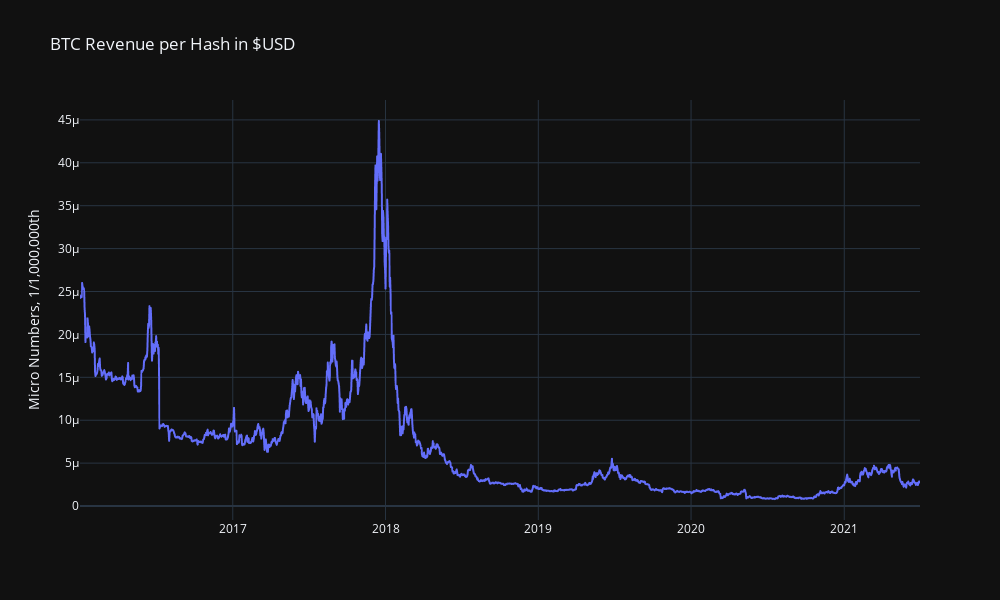

The notebook cell this image was saved under:
### Markdown cell above
## BTC Revenue per Hash plot

### Code cell
# Plotting the BTC RevHash chart
btc_rev_hashrate_chart = px.line(btc_rev_hashrate_subset,
                                 title="BTC Revenue per Hash in $USD",
                                 x="date",
                                 y="RevHashUSD",
                                 color_discrete_map={"RevHashUSD":"orange"})

btc_rev_hashrate_chart.update_layout(xaxis_title="", yaxis_title="Micro Numbers, 1/1,000,000th", template="plotly_dark", height=600, width=1000)

btc_rev_hashrate_chart.show()

### Figure 1 — Plotly figure (JSON) as saved in the notebook; plotly's stock layout.template omitted (floating-point values rounded to 4 significant figures; data arrays with more than 128 entries replaced by an {"elided": "..."} marker saying what was removed)
{"data": [{"hovertemplate": "date=%{x}<br>RevHashUSD=%{y}<extra></extra>", "legendgroup": "", "line": {"color": "#636efa", "dash": "solid"}, "mode": "lines", "name": "", "showlegend": false, "type": "scattergl", "x": {"elided": "2008 str values"}, "xaxis": "x", "y": {"elided": "2008 float values"}, "yaxis": "y"}], "layout": {"height": 600, "legend": {"tracegroupgap": 0}, "title": {"text": "BTC Revenue per Hash in $USD"}, "width": 1000, "xaxis": {"anchor": "y", "domain": [0, 1], "title": {"text": ""}}, "yaxis": {"anchor": "x", "domain": [0, 1], "title": {"text": "Micro Numbers, 1/1,000,000th"}}}}
